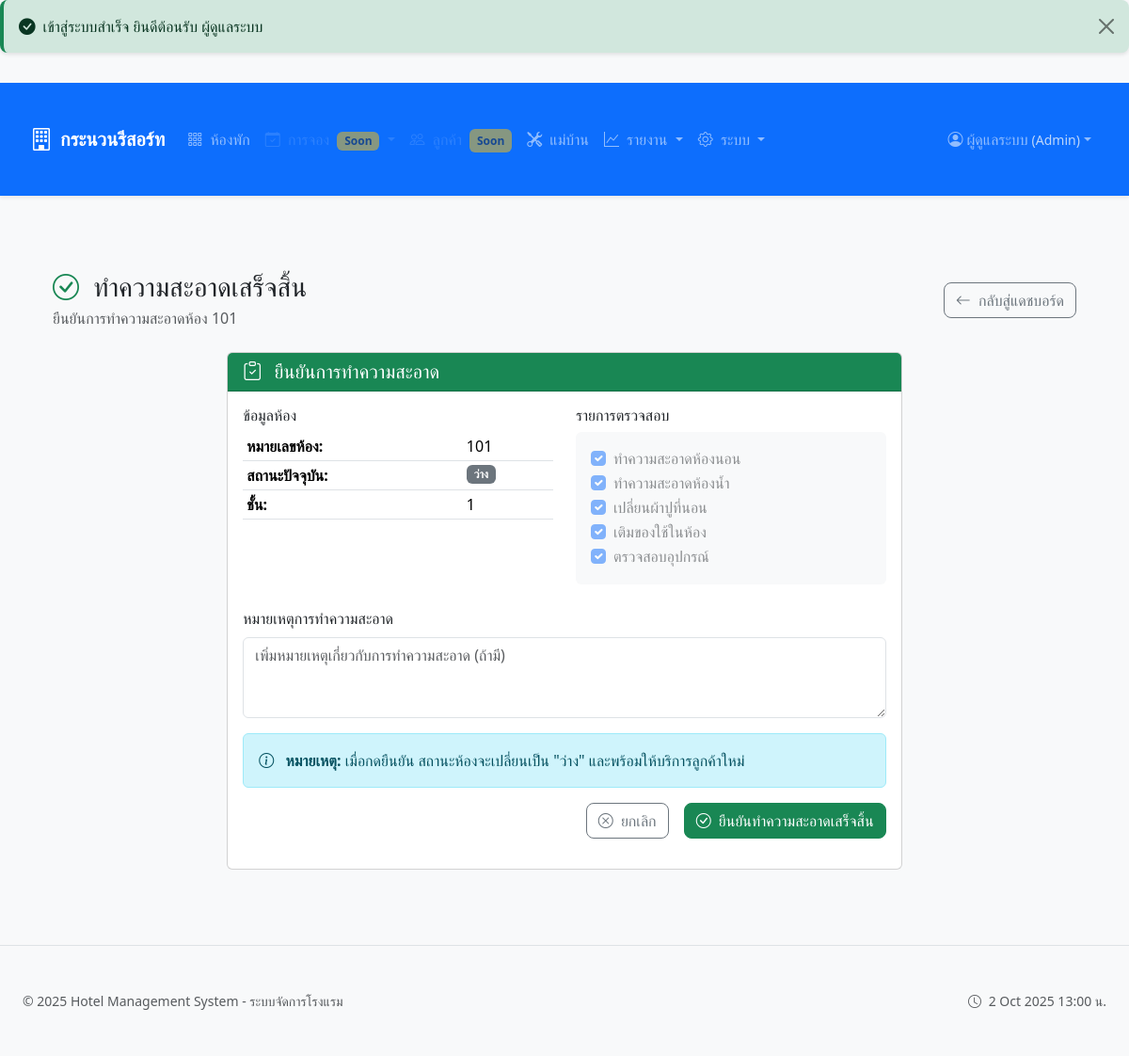
/rooms/cleanDone.php?room_id=1 (signed in), run on the app's committed database.
### tables this page shows
CREATE TABLE `hotel_settings` (
  `id` int(10) UNSIGNED NOT NULL,
  `setting_key` varchar(255) NOT NULL,
  `setting_value` text DEFAULT NULL,
  `setting_type` enum('text','number','boolean','json') DEFAULT 'text',
  `description` text DEFAULT NULL,
  `created_at` timestamp NOT NULL DEFAULT current_timestamp(),
  `updated_by` int(10) UNSIGNED DEFAULT NULL,
  `updated_at` timestamp NOT NULL DEFAULT current_timestamp() ON UPDATE current_timestamp()
);

CREATE TABLE `rooms` (
  `id` int(10) UNSIGNED NOT NULL,
  `room_number` varchar(10) NOT NULL,
  `room_type` enum('short','overnight') NOT NULL DEFAULT 'short',
  `status` enum('available','occupied','cleaning','maintenance') NOT NULL DEFAULT 'available',
  `floor` int(11) DEFAULT 1,
  `max_occupancy` int(11) DEFAULT 2,
  `amenities` text DEFAULT NULL,
  `notes` text DEFAULT NULL,
  `created_at` timestamp NOT NULL DEFAULT current_timestamp(),
  `updated_at` timestamp NOT NULL DEFAULT current_timestamp() ON UPDATE current_timestamp(),
  `last_transfer_date` datetime DEFAULT NULL
);

### includes/auth.php (called while the page is built, shortened)
<?php
function isLoggedIn() {
    return isset($_SESSION['user_id']) && !empty($_SESSION['user_id']);
}
function currentUser() {
    if (isset($_SESSION['user_data']) && is_array($_SESSION['user_data'])) {
        return $_SESSION['user_data'];
    }
}
?>

### includes/helpers.php (called while the page is built, shortened)
<?php
function has_permission($user_role, $required_permissions) {
    $role_permissions = [
        'admin' => ['admin', 'reception', 'housekeeping'],
        'reception' => ['reception'],
        'housekeeping' => ['housekeeping']
    ];
    $user_permissions = $role_permissions[$user_role] ?? [];
    return !empty(array_intersect($required_permissions, $user_permissions));
}
?>

### rooms/cleanDone.php (the view, shortened to what this page needs)
<?php
require_once __DIR__ . '/../includes/helpers.php';
require_once __DIR__ . '/../includes/auth.php';
require_once __DIR__ . '/../templates/partials/flash.php';
$roomId = $_GET['room_id'] ?? $_POST['room_id'] ?? null;
try {
    $pdo = getDatabase();
    $stmt = $pdo->prepare("SELECT * FROM rooms WHERE id = ?");
    $stmt->execute([$roomId]);
    $room = $stmt->fetch(PDO::FETCH_ASSOC);
} catch (Exception $e) {
    $error = $e->getMessage();
    error_log("Clean done error: " . $e->getMessage());
}
require_once __DIR__ . '/../templates/layout/header.php';
?>
<div class="container-fluid">
    <div class="row">
        <div class="col-12">
            <div class="d-flex justify-content-between align-items-center mb-4">
                <div>
                    <h1 class="h3 mb-1">
                        <i class="bi bi-check-circle text-success me-2"></i>
                        ทำความสะอาดเสร็จสิ้น
                    </h1>
                    <p class="text-muted mb-0">ยืนยันการทำความสะอาดห้อง <?php echo htmlspecialchars($room['room_number']); ?></p>
                </div>
                <a href="<?php echo $GLOBALS['baseUrl']; ?>/?r=rooms.board" class="btn btn-outline-secondary">
                    <i class="bi bi-arrow-left me-1"></i>
                    กลับสู่แดชบอร์ด
                </a>
            </div>
            <div class="row">
                <div class="col-md-8 mx-auto">
                    <div class="card">
                        <div class="card-header bg-success text-white">
                            <h5 class="mb-0">
                                <i class="bi bi-clipboard-check me-2"></i>
                                ยืนยันการทำความสะอาด
                            </h5>
                        </div>
                        <div class="card-body">
                            <div class="row mb-4">
                                <div class="col-md-6">
                                    <h6>ข้อมูลห้อง</h6>
                                    <table class="table table-sm">
                                        <tr>
                                            <td><strong>หมายเลขห้อง:</strong></td>
                                            <td><?php echo htmlspecialchars($room['room_number']); ?></td>
                                        </tr>
                                        <tr>
                                            <td><strong>สถานะปัจจุบัน:</strong></td>
                                            <td>
                                                <span class="badge bg-<?php echo $room['status'] === 'cleaning' ? 'warning' : 'secondary'; ?>">
                                                    <?php
                                                    echo $room['status'] === 'cleaning' ? 'กำลังทำความสะอาด' :
                                                         ($room['status'] === 'available' ? 'ว่าง' :
                                                          ($room['status'] === 'occupied' ? 'มีแขก' : $room['status']));
                                                    ?>
                                                </span>
                                            </td>
                                        </tr>
                                        <tr>
                                            <td><strong>ชั้น:</strong></td>
                                            <td><?php echo htmlspecialchars($room['floor']); ?></td>
                                        </tr>
                                    </table>
                                </div>
                                <div class="col-md-6">
                                    <h6>รายการตรวจสอบ</h6>
                                    <div class="bg-light p-3 rounded">
                                        <div class="form-check">
                                            <input class="form-check-input" type="checkbox" id="check1" checked disabled>
                                            <label class="form-check-label" for="check1">
                                                ทำความสะอาดห้องนอน
                                            </label>
                                        </div>
                                        <div class="form-check">
                                            <input class="form-check-input" type="checkbox" id="check2" checked disabled>
                                            <label class="form-check-label" for="check2">
                                                ทำความสะอาดห้องน้ำ
                                            </label>
                                        </div>
                                        <div class="form-check">
                                            <input class="form-check-input" type="checkbox" id="check3" checked disabled>
                                            <label class="form-check-label" for="check3">
                                                เปลี่ยนผ้าปูที่นอน
                                            </label>
                                        </div>
                                        <div class="form-check">
                                            <input class="form-check-input" type="checkbox" id="check4" checked disabled>
                                            <label class="form-check-label" for="check4">
                                                เติมของใช้ในห้อง
                                            </label>
                                        </div>
                                        <div class="form-check">
                                            <input class="form-check-input" type="checkbox" id="check5" checked disabled>
                                            <label class="form-check-label" for="check5">
                                                ตรวจสอบอุปกรณ์
                                            </label>
                                        </div>
                                    </div>
                                </div>
                            </div>
                            <form method="POST" action="">
                                <div class="mb-3">
                                    <label for="completion_notes" class="form-label">หมายเหตุการทำความสะอาด</label>
                                    <textarea class="form-control" id="completion_notes" name="completion_notes" rows="3"
                                              placeholder="เพิ่มหมายเหตุเกี่ยวกับการทำความสะอาด (ถ้ามี)"></textarea>
                                </div>
                                <div class="alert alert-info">
                                    <i class="bi bi-info-circle me-2"></i>
                                    <strong>หมายเหตุ:</strong> เมื่อกดยืนยัน สถานะห้องจะเปลี่ยนเป็น "ว่าง" และพร้อมให้บริการลูกค้าใหม่
                                </div>
                                <div class="d-grid gap-2 d-md-flex justify-content-md-end">
                                    <a href="<?php echo $GLOBALS['baseUrl']; ?>/?r=rooms.board" class="btn btn-outline-secondary me-md-2">
                                        <i class="bi bi-x-circle me-1"></i>
                                        ยกเลิก
                                    </a>
                                    <button type="submit" class="btn btn-success">
                                        <i class="bi bi-check-circle me-1"></i>
                                        ยืนยันทำความสะอาดเสร็จสิ้น
                                    </button>
                                </div>
                            </form>
                        </div>
                    </div>
                </div>
            </div>
        </div>
    </div>
</div>
<?php require_once __DIR__ . '/../templates/layout/footer.php'; ?>

### templates/partials/navbar.php (shortened to what this page needs)
<?php
$currentUser = currentUser();
$isLoggedIn = isLoggedIn();
$userRole = $currentUser['role'] ?? null;
$currentRoute = $_GET['r'] ?? 'home';
$hotelName = 'Hotel Management';
try {
    if (function_exists('getDatabase')) {
        $pdo = getDatabase();
        $stmt = $pdo->query("SELECT setting_value FROM hotel_settings WHERE setting_key = 'hotel_name' LIMIT 1");
        $result = $stmt->fetch();
        if ($result && !empty($result['setting_value'])) {
            $hotelName = $result['setting_value'];
        }
    }
} catch (Exception $e) {
}
?>
<nav class="navbar navbar-expand-lg navbar-dark bg-primary sticky-top shadow-sm">
    <div class="container-fluid">
        <a class="navbar-brand d-flex align-items-center" href="<?php echo $GLOBALS['baseUrl'] ?? '/hotel-app'; ?>/?r=home">
            <i class="bi bi-building me-2 fs-4"></i>
            <span class="fw-bold d-none d-sm-inline"><?php echo htmlspecialchars($hotelName); ?></span>
        </a>
        <div class="collapse navbar-collapse" id="navbarMain">
            <?php if ($isLoggedIn): ?>
                <ul class="navbar-nav me-auto">
                    <li class="nav-item">
                        <a class="nav-link <?php echo str_starts_with($currentRoute, 'rooms') ? 'active' : ''; ?>"
                           href="<?php echo $GLOBALS['baseUrl']; ?>/?r=rooms.board">
                            <i class="bi bi-grid-3x3-gap me-1"></i>
                            <span>ห้องพัก</span>
                        </a>
                    </li>
                    <li class="nav-item dropdown">
                        <a class="nav-link dropdown-toggle disabled opacity-50"
                           href="#" id="navbarBookings" role="button" data-bs-toggle="dropdown" aria-expanded="false"
                           title="ฟีเจอร์นี้อยู่ระหว่างการพัฒนา">
                            <i class="bi bi-calendar-check me-1"></i>
                            <span>การจอง</span>
                            <small class="badge bg-warning text-dark ms-1">Soon</small>
                        </a>
                    </li>
                    <?php if (has_permission($userRole, ['reception', 'admin'])): ?>
                    <li class="nav-item">
                        <a class="nav-link disabled opacity-50"
                           href="#" title="ฟีเจอร์นี้อยู่ระหว่างการพัฒนา">
                            <i class="bi bi-people me-1"></i>
                            <span class="d-none d-md-inline">ลูกค้า</span>
                            <small class="badge bg-warning text-dark ms-1 d-none d-lg-inline">Soon</small>
                        </a>
                    </li>
                    <?php endif; ?>
                    <?php if (has_permission($userRole, ['housekeeping', 'admin'])): ?>
                    <li class="nav-item">
                        <a class="nav-link <?php echo str_starts_with($currentRoute, 'housekeeping') ? 'active' : ''; ?>"
                           href="<?php echo $GLOBALS['baseUrl']; ?>/?r=housekeeping.jobs">
                            <i class="bi bi-tools me-1"></i>
                            <span class="d-none d-lg-inline">แม่บ้าน</span>
                        </a>
                    </li>
                    <?php endif; ?>
                    <?php if (has_permission($userRole, ['reception', 'admin'])): ?>
                    <li class="nav-item dropdown">
                        <a class="nav-link dropdown-toggle <?php echo str_starts_with($currentRoute, 'reports') ? 'active' : ''; ?>"
                           href="#" id="navbarReports" role="button" data-bs-toggle="dropdown" aria-expanded="false">
                            <i class="bi bi-graph-up me-1"></i>
                            <span class="d-none d-lg-inline">รายงาน</span>
                        </a>
                    </li>
                    <?php endif; ?>
                    <?php if (has_permission($userRole, ['admin'])): ?>
                    <li class="nav-item dropdown">
                        <a class="nav-link dropdown-toggle <?php echo str_starts_with($currentRoute, 'admin') || str_starts_with($currentRoute, 'system') ? 'active' : ''; ?>"
                           href="#" id="navbarAdmin" role="button" data-bs-toggle="dropdown" aria-expanded="false">
                            <i class="bi bi-gear me-1"></i>
                            <span class="d-none d-xl-inline">ระบบ</span>
                        </a>
                    </li>
                    <?php endif; ?>
                </ul>
                <ul class="navbar-nav">
                    <li class="nav-item dropdown">
                        <a class="nav-link dropdown-toggle d-flex align-items-center" href="#" id="navbarUser" role="button" data-bs-toggle="dropdown" aria-expanded="false">
                            <i class="bi bi-person-circle me-1"></i>
                            <span class="d-none d-sm-inline">
                                <?php echo htmlspecialchars($currentUser['full_name'] ?? $currentUser['username']); ?>
                            </span>
                            <small class="text-light opacity-75 ms-1 d-none d-md-inline">
                                (<?php echo ucfirst($userRole); ?>)
                            </small>
                        </a>
                    </li>
                </ul>
            <?php endif; ?>
        </div>
    </div>
</nav>

### assets/css/app.css (style rules this page uses)
body { font-family: 'Segoe UI', Tahoma, Geneva, Verdana, sans-serif; background-color: #f8f9fa; color: #212529; }
.navbar-brand { font-weight: 700; }
.container-fluid { padding: 2rem; }
.btn { border-radius: 0.5rem; font-weight: 500; }

### templates/layout/header.php (style rules this page uses)
body { background-color: #f8f9fa !important; font-family: 'Segoe UI', Tahoma, Geneva, Verdana, sans-serif !important; color: #212529 !important; }
.container-fluid { padding: 2rem; }
.btn { border-radius: 0.5rem; font-weight: 500; }

### data on the page
hotel_settings: setting_value "กระนวนรีสอร์ท"
rooms: room_number "101", floor "1"

### other printed values
$message "เข้าสู่ระบบสำเร็จ ยินดีต้อนรับ ผู้ดูแลระบบ"
$currentUser['full_name'] "ผู้ดูแลระบบ"
$userRole "Admin"
